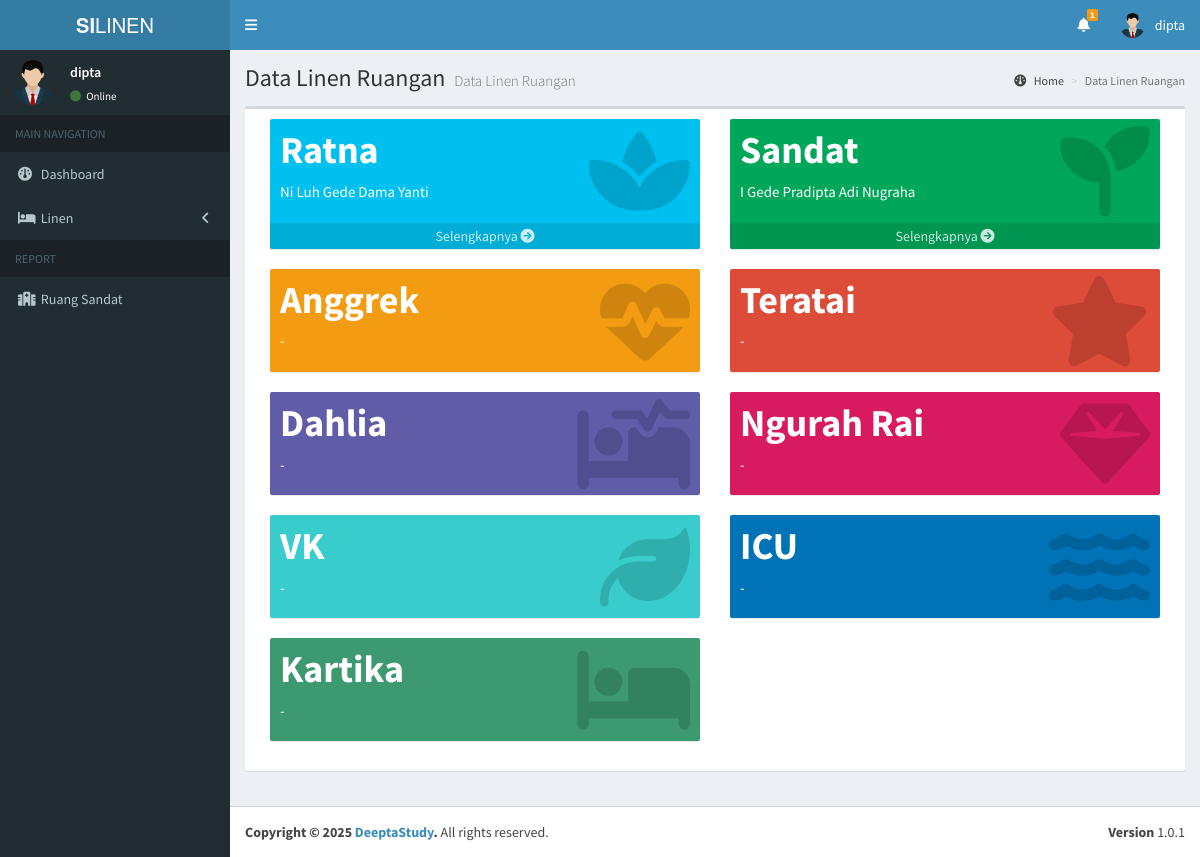
The app's page /admin/linen_ruangan.php (signed in) with its own data.
### tables this page shows
CREATE TABLE `users` (
  `id` int(11) NOT NULL,
  `nama` varchar(100) NOT NULL,
  `username` varchar(100) NOT NULL,
  `email` varchar(100) NOT NULL,
  `password` varchar(100) NOT NULL,
  `hak_akses` varchar(25) NOT NULL,
  `status` int(11) NOT NULL,
  `status_ruangan` int(11) DEFAULT NULL
);

CREATE TABLE `ruangan` (
  `id` int(11) NOT NULL,
  `id_user` int(11) DEFAULT NULL,
  `nama_ruangan` varchar(199) NOT NULL,
  `telp_ruangan` varchar(15) NOT NULL,
  `status` int(11) NOT NULL
);

### admin/linen_ruangan.php (the view, shortened to what the rows shown need)
<?php
include '../koneksi.php';
$pageTitle = "Data Linen Ruangan";
$pageDesc = "Data Linen Ruangan";
$additionalCSS = [
    'https://cdnjs.cloudflare.com/ajax/libs/font-awesome/6.4.0/css/all.min.css',
    'https://cdnjs.cloudflare.com/ajax/libs/ionicons/2.0.1/css/ionicons.min.css'
];
$q = mysqli_query($koneksi, "SELECT r.*, u.nama as admin_ruangan
                            FROM ruangan r
                            LEFT JOIN users u ON r.id_user = u.id");
?>
<section class="content">
    <div class="row">
        <div class="col-xs-12">
            <div class="box">
                <div class="box-body">
                    <?php
                    $colors = ['bg-aqua', 'bg-green', 'bg-yellow', 'bg-red', 'bg-purple', 'bg-maroon', 'bg-teal', 'bg-blue', 'bg-olive', 'bg-lime'];
                    $icons = ['fas fa-spa', 'fas fa-seedling', 'fas fa-heartbeat', 'fas fa-star', 'fas fa-procedures', 'fas fa-gem', 'fas fa-leaf', 'fas fa-water', 'fas fa-bed'];
                    $counter = 0;
                    while ($r = mysqli_fetch_assoc($q)) {
                        $colorClass = $colors[$counter % count($colors)];
                        $iconClass = $icons[$counter % count($icons)];
                    ?>
                        <div class="col-lg-6 col-xs-6">
                            <div class="small-box <?= $colorClass ?>">
                                <div class="inner">
                                    <h3><?= $r['nama_ruangan']; ?></h3>
                                    <p><?php
                                        if ($r['admin_ruangan'] != 0) {
                                            echo $r['admin_ruangan'];
                                        }else{
                                            echo "-";
                                        }
                                        ?></p>
                                </div>
                                <div class="icon">
                                    <i class="<?= $iconClass ?>"></i>
                                </div>
                                <?php
                                    if($r['admin_ruangan'] != 0){
                                ?>
                                <a href="data_linen_ruangan.php?id_ruangan=<?= $r['id']; ?>" class="small-box-footer">Selengkapnya <i class="fa fa-arrow-circle-right"></i></a>
                                <?php
                                    }else{
                                    }
                                ?>
                            </div>
                        </div>
                    <?php
                        $counter++;
                    }
                    ?>
                </div>
            </div>
        </div>
    </div>
</section>
<?php
$content = ob_get_clean();
include __DIR__ . '/../layouts/header.php';
echo $content;
include __DIR__ . '/../layouts/footer.php';
?>

### layouts/header.php (shortened to what the rows shown need)
<?php
include '../koneksi.php';
$username = $_SESSION['username'];
$query = mysqli_query($koneksi, "SELECT * FROM users WHERE username = '$username'");
$row = mysqli_fetch_assoc($query);
?>
<!DOCTYPE html>
<html>
<head>
    <link rel="stylesheet" href="../assets/bootstrap/css/bootstrap.min.css">
    <link rel="stylesheet" href="https://maxcdn.bootstrapcdn.com/font-awesome/4.4.0/css/font-awesome.min.css">
    <link rel="stylesheet" href="https://code.ionicframework.com/ionicons/2.0.1/css/ionicons.min.css">
    <link rel="stylesheet" href="../assets/dist/css/AdminLTE.min.css">
    <link rel="stylesheet" href="../assets/dist/css/skins/_all-skins.min.css">
    <link rel="stylesheet" href="../assets/plugins/iCheck/flat/blue.css">
    <link rel="stylesheet" href="../assets/plugins/morris/morris.css">
    <link rel="stylesheet" href="../assets/plugins/jvectormap/jquery-jvectormap-1.2.2.css">
    <?php if (!empty($additionalCSS)): ?>
        <?php foreach ($additionalCSS as $css): ?>
            <link rel="stylesheet" href="<?= htmlspecialchars($css) ?>">
        <?php endforeach; ?>
    <?php endif; ?>
</head>
<body class="hold-transition skin-blue sidebar-mini">
    <div class="wrapper">
        <header class="main-header">
            <nav class="navbar navbar-static-top" role="navigation">
                <div class="navbar-custom-menu">
                    <ul class="nav navbar-nav">
                        <li class="dropdown user user-menu">
                            <a href="#" class="dropdown-toggle" data-toggle="dropdown">
                                <img src="../assets/images/avatar.png" class="user-image" alt="User Image">
                                <span class="hidden-xs"><?= $row['username']; ?></span>
                            </a>
                        </li>
                    </ul>
                </div>
            </nav>
        </header>
        <div class="content-wrapper">
            <section class="content-header">
                <h1>
                    <?php echo isset($pageTitle) ? $pageTitle : 'Dashboard'; ?>
                    <small><?php echo isset($pageDesc) ? $pageDesc : 'Control Panel'; ?></small>
                </h1>
            </section>
            <?php include __DIR__ . '/navigation.php'; ?>

### layouts/navigation.php (shortened to what the rows shown need)
<aside class="main-sidebar">
    <section class="sidebar">
        <div class="user-panel">
            <div class="pull-left info">
                <p><?= $row['username']; ?></p>
                <a href="#"><i class="fa fa-circle text-success"></i> Online</a>
            </div>
        </div>
        <?php
            if ($row['hak_akses'] == 'admin') {
        ?>
        <ul class="sidebar-menu">
            <li class="header">MAIN NAVIGATION</li>
            <li class="<?= $_SESSION['active_menu'] == 'dashboard' ? 'active' : '' ?>">
                <a href="../admin/">
                    <i class="fa fa-dashboard"></i> <span>Dashboard</span>
                </a>
            </li>
            <li class="treeview <?= $_SESSION['active_menu'] == 'pengguna' ? 'active' : '' ?>">
                <a href="#">
                    <i class="fa fa-users"></i> <span>Pengguna</span>
                    <i class="fa fa-angle-left pull-right"></i>
                </a>
                <ul class="treeview-menu">
                    <li><a href="../admin/tambah_pengguna.php"><i class="fa fa-plus"></i> Tambah Pengguna Baru</a></li>
                    <li><a href="../admin/data_pengguna.php"><i class="fa fa-arrow-circle-right"></i> Data Pengguna</a></li>
                </ul>
            </li>
            <li class="<?= $_SESSION['active_menu'] == 'ruangan' ? 'active' : '' ?>">
                <a href="../admin/data_ruangan.php">
                    <i class="fa fa-building"></i> <span>Ruangan</span>
                </a>
            </li>
            <li class="<?= $_SESSION['active_menu'] == 'linen' ? 'active' : '' ?>">
                <a href="../admin/data_linen.php">
                    <i class="fa fa-bed"></i> <span>Data Linen</span>
                </a>
            </li>
            <li class="<?= $_SESSION['active_menu'] == 'linen_ruangan' ? 'active' : '' ?>">
                <a href="../admin/linen_ruangan.php">
                    <i class="fa fa-bed"></i> <span>Linen Ruangan</span>
                </a>
            </li>
            <li class="treeview <?= $_SESSION['active_menu'] == 'distribusi' ? 'active' : '' ?>">
                <a href="#">
                    <i class="fa fa-tint"></i> <span>Distribusi</span>
                    <i class="fa fa-angle-left pull-right"></i>
                </a>
                <ul class="treeview-menu">
                    <li><a href="../admin/data_pengajuan.php"><i class="fa fa-paper-plane"></i> Pengajuan Linen</a></li>
                    <li><a href="../admin/data_pencucian.php"><i class="fa fa-tint"></i> Permohonan Pencucian</a></li>
                    <!-- <li><a href="../admin/linen_bersih.php"><i class="fa fa-check-circle"></i> Linen Bersih</a></li>
                    <li><a href="../admin/linen_kotor.php"><i class="fa fa-exclamation-circle"></i> Linen Kotor</a></li> -->
                </ul>
            </li>
            <li class="header">REPORT</li>
            <li class="treeview <?= $_SESSION['active_menu'] == 'laporan' ? 'active' : '' ?>">
                <a href="#">
                    <i class="fa fa-file-text-o"></i> <span>Laporan</span>
                    <i class="fa fa-angle-left pull-right"></i>
                </a>
                <ul class="treeview-menu">
                    <li><a href="../admin/data_laporan_pengajuan.php"><i class="fa fa-file-text-o"></i> Laporan Pengajuan Linen</a></li>
                    <li><a href="../admin/data_laporan_pencucian.php"><i class="fa fa-file-text-o"></i> Laporan Pencucian Linen</a></li>
                </ul>
            </li>
        </ul>
        <?php
            }else if($row['hak_akses'] == 'admin_ruangan'){
        ?>
        <ul class="sidebar-menu">
            <li>
                <a href="#">
                    <i class="fa fa-hospital-o"></i> <span>Ruang <?php
                        $queryRuangan = mysqli_query($koneksi, "SELECT nama_ruangan FROM ruangan WHERE id_user = '{$row['id']}' AND status = 1 LIMIT 1");
                        $ruangan = mysqli_fetch_assoc($queryRuangan);
                        echo $ruangan ? htmlspecialchars($ruangan['nama_ruangan']) : 'Belum diatur';
                    ?></span>
                </a>
            </li>
        </ul>
        <?php
            }else if($row['hak_akses'] == 'petugas_laundry'){
        ?>
        <ul class="sidebar-menu">
            <li class="header">MAIN NAVIGATION</li>
            <li class="<?= $_SESSION['active_menu'] == 'dashboard' ? 'active' : '' ?>">
                <a href="../petugas_laundry/">
                    <i class="fa fa-dashboard"></i> <span>Dashboard</span>
                </a>
            </li>
            <li class="<?= $_SESSION['active_menu'] == 'linen' ? 'active' : '' ?>">
                <a href="../petugas_laundry/data_linen.php">
                    <i class="fa fa-bed"></i> <span>Data Linen</span>
                </a>
            </li>
            <li class="<?= $_SESSION['active_menu'] == 'linen_ruangan' ? 'active' : '' ?>">
                <a href="../petugas_laundry/linen_ruangan.php">
                    <i class="fa fa-bed"></i> <span>Linen Ruangan</span>
                </a>
            </li>
            <li class="treeview <?= $_SESSION['active_menu'] == 'distribusi' ? 'active' : '' ?>">
                <a href="#">
                    <i class="fa fa-tint"></i> <span>Distribusi</span>
                    <i class="fa fa-angle-left pull-right"></i>
                </a>
                <ul class="treeview-menu">
                    <li><a href="../petugas_laundry/data_pengajuan.php"><i class="fa fa-paper-plane"></i> Pengajuan Linen</a></li>
                    <li><a href="../petugas_laundry/data_pencucian.php"><i class="fa fa-tint"></i> Permohonan Pencucian</a></li>
                    <!-- <li><a href="../petugas_laundry/linen_bersih.php"><i class="fa fa-check-circle"></i> Linen Bersih</a></li>
                    <li><a href="../petugas_laundry/linen_kotor.php"><i class="fa fa-exclamation-circle"></i> Linen Kotor</a></li> -->
                </ul>
            </li>
            <li class="treeview <?= $_SESSION['active_menu'] == 'laporan' ? 'active' : '' ?>">
                <a href="#">
                    <i class="fa fa-file-text-o"></i> <span>Laporan</span>
                    <i class="fa fa-angle-left pull-right"></i>
                </a>
                <ul class="treeview-menu">
                    <li><a href="../petugas_laundry/data_laporan_pengajuan.php"><i class="fa fa-file-text-o"></i> Laporan Pengajuan Linen</a></li>
                    <li><a href="../petugas_laundry/data_laporan_pencucian.php"><i class="fa fa-file-text-o"></i> Laporan Pencucian Linen</a></li>
                </ul>
            </li>
        </ul>
        <?php
            }else if($row['hak_akses'] == 'kepala_penanggung_jawab'){
        ?>
        <ul class="sidebar-menu">
            <li class="header">MAIN NAVIGATION</li>
            <li class="<?= $_SESSION['active_menu'] == 'dashboard' ? 'active' : '' ?>">
                <a href="../admin/">
                    <i class="fa fa-dashboard"></i> <span>Dashboard</span>
                </a>
            </li>
            <li class="<?= $_SESSION['active_menu'] == 'pengguna' ? 'active' : '' ?>">
                <a href="../kepala_penanggung_jawab/data_pengguna.php">
                    <i class="fa fa-users"></i> <span>Pengguna</span>
                </a>
            </li>
            <li class="<?= $_SESSION['active_menu'] == 'ruangan' ? 'active' : '' ?>">
                <a href="../kepala_penanggung_jawab/data_ruangan.php">
                    <i class="fa fa-building"></i> <span>Ruangan</span>
                </a>
            </li>
            <li class="<?= $_SESSION['active_menu'] == 'linen' ? 'active' : '' ?>">
                <a href="../kepala_penanggung_jawab/data_linen.php">
                    <i class="fa fa-bed"></i> <span>Data Linen</span>
                </a>
            </li>
            <li class="<?= $_SESSION['active_menu'] == 'linen_ruangan' ? 'active' : '' ?>">
                <a href="../kepala_penanggung_jawab/linen_ruangan.php">
                    <i class="fa fa-bed"></i> <span>Linen Ruangan</span>
                </a>
            </li>
            <li class="treeview <?= $_SESSION['active_menu'] == 'distribusi' ? 'active' : '' ?>">
                <a href="#">
                    <i class="fa fa-tint"></i> <span>Distribusi</span>
                    <i class="fa fa-angle-left pull-right"></i>
                </a>
                <ul class="treeview-menu">
                    <li><a href="../kepala_penanggung_jawab/data_pengajuan.php"><i class="fa fa-paper-plane"></i> Pengajuan Linen</a></li>
                    <li><a href="../kepala_penanggung_jawab/data_pencucian.php"><i class="fa fa-tint"></i> Permohonan Pencucian</a></li>
                </ul>
            </li>
            <li class="header">REPORT</li>
            <li class="treeview <?= $_SESSION['active_menu'] == 'laporan' ? 'active' : '' ?>">
                <a href="#">
                    <i class="fa fa-file-text-o"></i> <span>Laporan</span>
                    <i class="fa fa-angle-left pull-right"></i>
                </a>
                <ul class="treeview-menu">
                    <li><a href="../kepala_penanggung_jawab/data_laporan_pengajuan.php"><i class="fa fa-file-text-o"></i> Laporan Pengajuan Linen</a></li>
                    <li><a href="../kepala_penanggung_jawab/data_laporan_pencucian.php"><i class="fa fa-file-text-o"></i> Laporan Pencucian Linen</a></li>
                </ul>
            </li>
        </ul>
        <?php
            }
        ?>
    </section>
</aside>

### records on screen
users: username "dipta"
ruangan: nama_ruangan "Sandat", id_user.nama "I Gede Pradipta Adi Nugraha"
ruangan: nama_ruangan "Ratna", id_user.nama "Ni Luh Gede Dama Yanti"
ruangan: nama_ruangan "Anggrek"
ruangan: nama_ruangan "Teratai"
ruangan: nama_ruangan "Dahlia"
ruangan: nama_ruangan "Ngurah Rai"
ruangan: nama_ruangan "VK"
ruangan: nama_ruangan "ICU"
ruangan: nama_ruangan "Kartika"

### other values on screen
$total "1"
$pageTitle "Data Linen Ruangan"
$pageDesc "Data Linen Ruangan"
